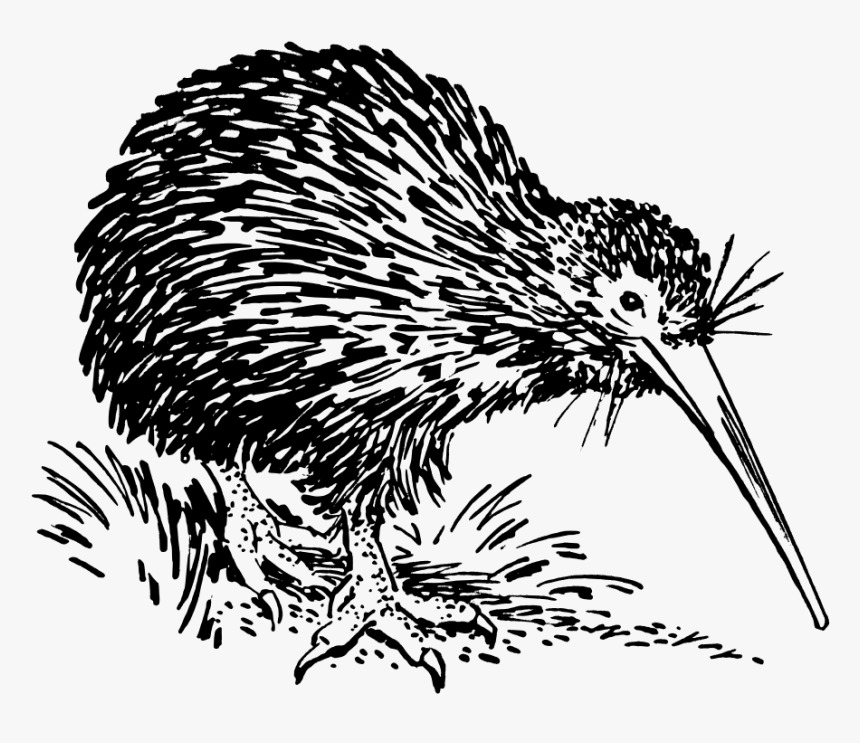
#> input picture Augmented Reality/1. Code detection/Kiwi Bird.jpg, 860 x 743 px, found by its file name
$ python 'AR Code Detection Phase 3.py'
#> lines starting #> are read from the running program, lines starting #| are printed output that depends on the picture; pictures that were not available may be replaced by others from this repository, and a replacement may not be noted
import cv2
import numpy as np

cap = cv2.VideoCapture(0)
imgTarget = cv2.imread('D:\\Users\\rian.ferian\\Desktop\\Project\\Augmented Reality\\1. Code detection\\Kiwi Bird.jpg')
#> imgTarget is the input picture: shape (743, 860, 3); min 0, max 255, mean 182.8
myVid = cv2.VideoCapture('D:\\Users\\rian.ferian\\Desktop\\Project\\Augmented Reality\\1. Code detection\\Kiwi!.mp4')

detection = False
frameCounter = 0

# Read the video
success, imgVideo = myVid.read()
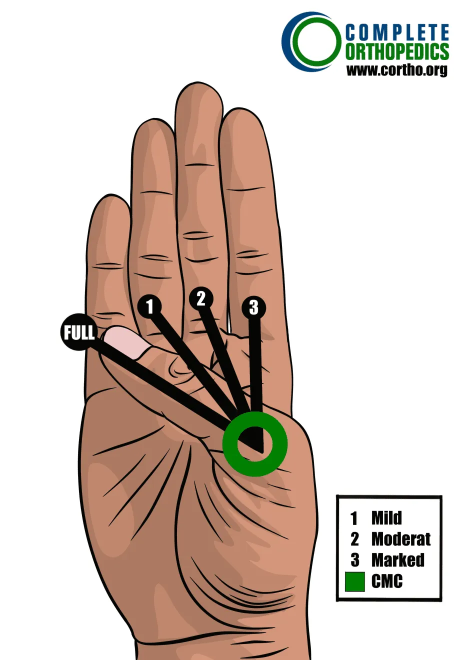
#> input picture Augmented Reality/image12.webp, 933 x 1320 px, given in place of Kiwi!.mp4, which was not available (shown at 1/2 size)
#> imgVideo is the input picture: shape (1320, 933, 3); mean B, G, R 191.2, 200.1, 214.1
# Take height, width of the target image and resize the video
_, frame = cap.read()
hT,wT,_ = frame.shape
#> hT = 1320; wT = 933
imgVideo = cv2.resize(imgVideo, (wT, hT))
imgTarget = cv2.resize(imgTarget, (wT, hT))
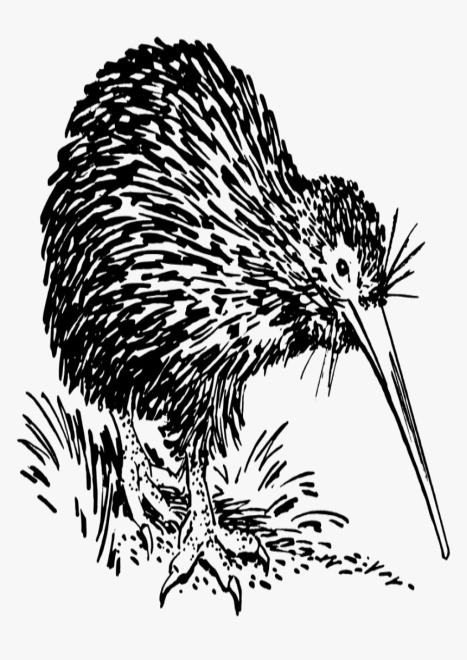
#> imgTarget: shape (1320, 933, 3) (shown at 1/2 size); min 0, max 255, mean 182.8

# Make a key point using orb
orb = cv2.ORB_create(nfeatures=1000)
# Generate image orb
kp1, des1 = orb.detectAndCompute(imgTarget, None)
#> kp1 = 1000 keypoints; strongest (x, y, size): (351, 125, 111.1), (334, 1050, 44.6), (730, 1130, 64.3), (731, 1130, 53.6)
# # Draw the key points in the image
# imgTarget = cv2.drawKeypoints(imgTarget, kp1, None)

while True:
    # Take the video from webcam
    sucess, imgWebcam = cap.read()
    imgAug = imgWebcam.copy()
    imgWarp = imgWebcam.copy()

    # Generate webcam orb
    kp2, des2 = orb.detectAndCompute(imgWebcam, None)
#> kp2 = 1000 keypoints; strongest (x, y, size): (505, 607, 31), (849, 147, 31), (758, 147, 31), (139, 665, 37.2)

    if detection == False:
        myVid.set(cv2.CAP_PROP_POS_FRAMES,0)
        frameCounter = 0
    else:
        if frameCounter == myVid.get(cv2.CAP_PROP_FRAME_COUNT):
            myVid.set(cv2.CAP_PROP_POS_FRAMES,0)
            frameCounter = 0
        success, imgVideo = myVid.read()
        imgVideo = cv2.resize(imgVideo, (wT, hT))

    # Matcher
    bf = cv2.BFMatcher()
    # Using brute force matches for des1 and des2
    matches = bf.knnMatch(des1, des2, k=2)
#> matches = 1000 matches
    good = []
    for m,n in matches:
        if m.distance < 0.75 * n.distance:
            good.append(m)
#> after the loop, good = 12 matches
    # print(len(good))
    imgFeatures = cv2.drawMatches(imgTarget, kp1, imgWebcam, kp2, good, None, flags=2)
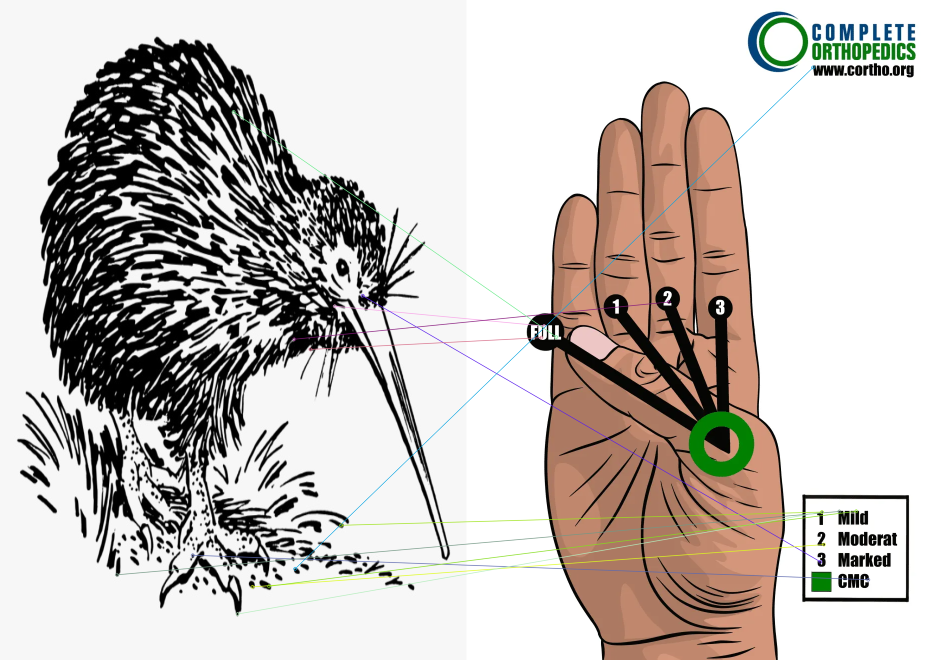
#> imgFeatures: shape (1320, 1866, 3) (shown at 1/2 size); mean B, G, R 186.7, 191.3, 198

    # Homograph calculation
    if len(good) > 20:
        detection = True
        # Source
        srcPts = np.float32([kp1[m.queryIdx].pt for m in good]).reshape(-1,1,2)
        # Destination
        dstPts = np.float32([kp2[m.trainIdx].pt for m in good]).reshape(-1,1,2)

        # Create the shape over the image
        matrix, mask = cv2.findHomography(srcPts, dstPts, cv2.RANSAC, 5)
        pts = np.float32([[0,0], [0,hT], [wT,hT], [wT,0]]).reshape(-1,1,2)
        dst = cv2.perspectiveTransform(pts,matrix)
        img2 = cv2.polylines(imgWebcam, [np.int32(dst)], True, (255,0,255), 3)

        # Take the shape and replace the image with video
        imgWarp = cv2.warpPerspective(imgVideo, matrix, (imgWebcam.shape[1], imgWebcam.shape[0]))
        # Take the shape and fill with white
        maskNew = np.zeros((imgWebcam.shape[0], imgWebcam.shape[1]), np.uint8)
        cv2.fillPoly(maskNew, [np.int32(dst)], (255,255,255))
        # Invert the shape
        maskInv = cv2.bitwise_not(maskNew)
        # Mask the inverted shape with the webcam image
        imgAug = cv2.bitwise_and(imgAug, imgAug ,mask = maskInv)
        # Insert the video into masked area
        imgAug = cv2.bitwise_or(imgWarp, imgAug)

    cv2.imshow('masked', imgAug)
    cv2.imshow('imgWarp', imgWarp)
    # cv2.imshow('img2', img2)
    # # Show image features
    cv2.imshow('Img Features', imgFeatures)
    # # Show Image Target
    # cv2.imshow('Img Target', imgTarget)
    # # Show the first frame of video
    # cv2.imshow('myVid', imgVideo)
    # # Show webcam video
    cv2.imshow('Webcam', imgWebcam)
    cv2.waitKey(1)
    frameCounter += 1
